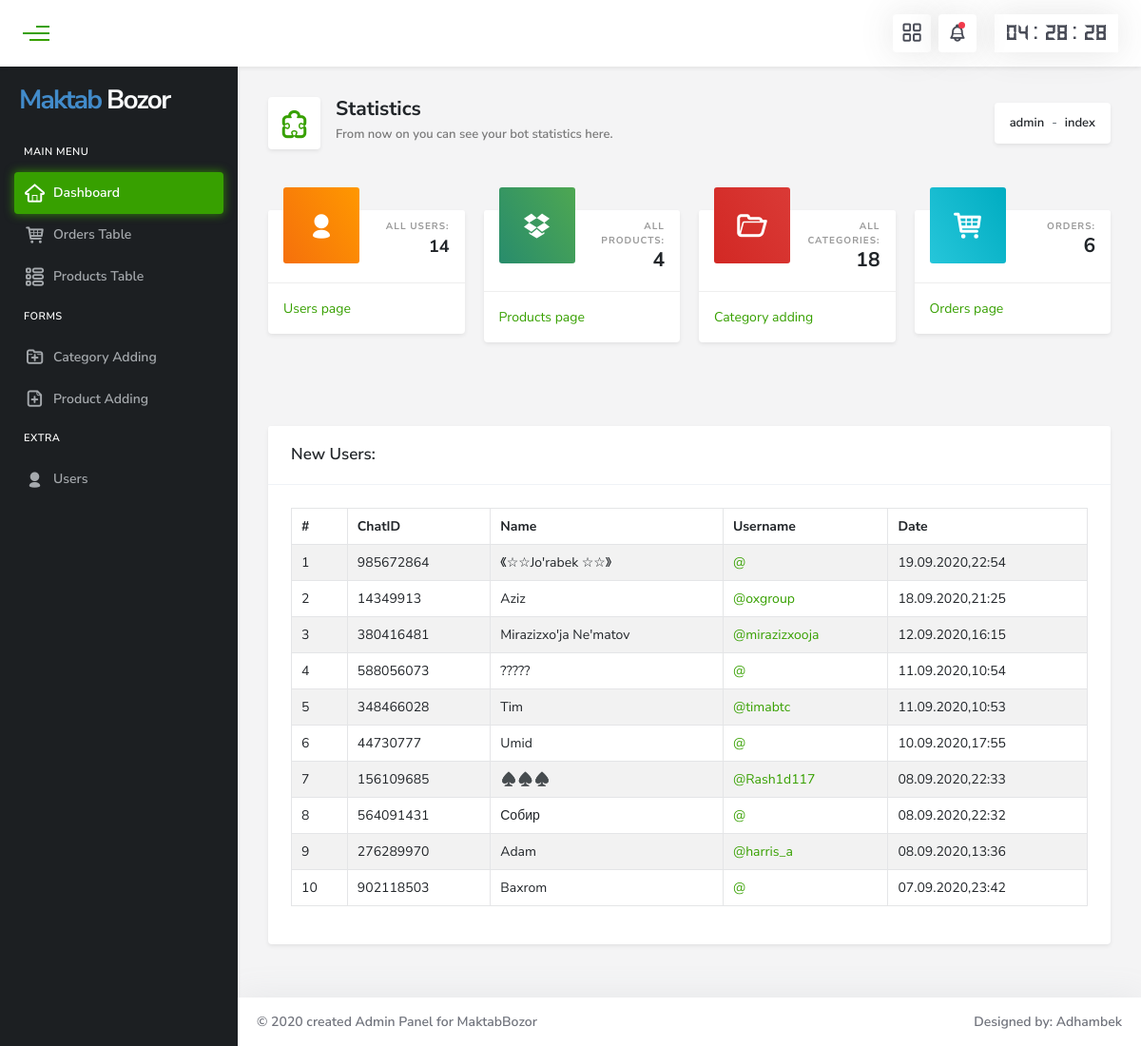
/admin/index (signed in), run on the app's committed database.
### tables this page shows
CREATE TABLE `profile` (
  `id` int(11) NOT NULL,
  `chat_id` int(30) NOT NULL,
  `username` varchar(300) NOT NULL,
  `first_name` varchar(300) NOT NULL,
  `date` varchar(30) NOT NULL
);

### admin/include/db_connect.php (called while the page is built, shortened)
<?php
class Database
{
    public $db;
    private $dbHost = DB_HOST;
    private $dbUsername = DB_USER;
    private $dbPassword = DB_PASS;
    private $dbName = DB_NAME;
    public function __construct()
    {
        if (!isset($this->db)) {
            try {
                $conn = new PDO("mysql:host=" . $this->dbHost . ";dbname=" . $this->dbName.";charset=utf8mb4", $this->dbUsername, $this->dbPassword);
                $conn->setAttribute(PDO::ATTR_ERRMODE, PDO::ERRMODE_EXCEPTION);
                $this->db = $conn;
            } catch (PDOException $e) {
                die("Failed to connect with MySQL: " . $e->getMessage());
            }
        }
    }
}

### admin/include/db_operations.php (called while the page is built, shortened)
<?php
class Operation extends Database
{
    public function selectbystatuscount($table, $status)
    {
        $sql = "SELECT COUNT(*) FROM " . $table . " WHERE status='$status'";
        $stmt = $this->db->query($sql);
        $rowtotal = $stmt->fetch();
        $count = array_shift($rowtotal);
        return $count;
    }
    public function countitem($table)
    {
        $sql = "SELECT COUNT(*) FROM " . $table;
        $stmt = $this->db->query($sql);
        $rowtotal = $stmt->fetch();
        $count = array_shift($rowtotal);
        return $count;
    }
    public function selectlimit($table, $order, $limit)
    {
        $sql = "SELECT * FROM " . $table . " ORDER BY " . $order . " DESC LIMIT " . $limit;
        return $stmt = $this->db->query($sql);
    }
}

### admin/index.php (the view, shortened to what this page needs)
<?php require_once 'include/db_connect.php';?>
<?php require_once 'include/db_operations.php';?>
<?php require_once 'include/function.php';?>
<!doctype html>
<html lang="en">
<head>
    <link href="assets/plugins/bootstrap/css/bootstrap.min.css" rel="stylesheet">
    <link href="assets/plugins/metisMenu/metisMenu.min.css" rel="stylesheet">
    <link href="assets/plugins/fontawesome/css/all.min.css" rel="stylesheet">
    <link href="assets/plugins/typicons/src/typicons.min.css" rel="stylesheet">
    <link href="assets/plugins/themify-icons/themify-icons.min.css" rel="stylesheet">
    <link href="assets/dist/css/style.css" rel="stylesheet">
</head>
<body>
<?php require_once 'page-section/header.php'?>
<div class="wrapper">
        <?php $page = 'dash';require_once 'page-section/sidebar.php'?>
        <div class="content-wrapper">
            <div class="main-content">
        <?php require_once 'page-section/header.php'?>
                <div class="content-header row align-items-center m-0">
                <nav aria-label="breadcrumb" class="col-sm-4 order-sm-last mb-3 mb-sm-0 p-0 ">
                        <ol class="breadcrumb d-inline-flex font-weight-600 fs-13 bg-white mb-0 float-sm-right">
                        </ol>
                    </nav>
                    <div class="col-sm-8 header-title p-0">
                        <div class="media">
                            <div class="header-icon text-success mr-3"><i class="typcn typcn-puzzle-outline"></i></div>
                            <div class="media-body">
                                <h1 class="font-weight-bold">Statistics</h1>
                                <small>From now on you can see your bot statistics here.</small>
                            </div>
                        </div>
                    </div>
                </div>
                <div class="body-content">
                <div class="row">
                            <div class="col-xl-3 col-lg-6 col-md-6 col-sm-6">
                                <div class="card card-stats statistic-box mb-4">
                                    <div class="card-header card-header-warning card-header-icon position-relative border-0 text-right px-3 py-0">
                                        <div class="card-icon d-flex align-items-center justify-content-center">
                                            <i class="typcn typcn-user "></i>
                                        </div>
                                        <p class="card-category text-uppercase fs-10 font-weight-bold text-muted">All users:</p>
                                        <?php
$obj = new Operation();
$user = $obj->countitem("profile");
$product = $obj->countitem("products");
$category = $obj->countitem("categories");
$order = $obj->selectbystatuscount("orderproduct", 1);
?>
                                        <h3 class="card-title fs-18 font-weight-bold"><?php echo $user; ?></h3>
                                    </div>
                                    <div class="card-footer p-3">
                                        <div class="stats">
                                            <a href="users" class="warning-link">Users page</a>
                                        </div>
                                    </div>
                                </div>
                            </div>
                            <div class="col-xl-3 col-lg-6 col-md-6 col-sm-6">
                                <div class="card card-stats statistic-box mb-4">
                                    <div class="card-header card-header-success card-header-icon position-relative border-0 text-right px-3 py-0">
                                        <div class="card-icon d-flex align-items-center justify-content-center">
                                            <i class="typcn typcn-dropbox"></i>
                                        </div>
                                        <p class="card-category text-uppercase fs-10 font-weight-bold text-muted">All products:</p>
                                        <h3 class="card-title fs-21 font-weight-bold"><?php echo $product; ?></h3>
                                    </div>
                                    <div class="card-footer p-3">
                                        <div class="stats">
                                            <a href="products" class="warning-link">Products page</a>
                                        </div>
                                    </div>
                                </div>
                            </div>
                            <div class="col-xl-3 col-lg-6 col-md-6 col-sm-6">
                                <div class="card card-stats statistic-box mb-4">
                                    <div class="card-header card-header-danger card-header-icon position-relative border-0 text-right px-3 py-0">
                                        <div class="card-icon d-flex align-items-center justify-content-center">
                                            <i class="typcn typcn-folder-open"></i>
                                        </div>
                                        <p class="card-category text-uppercase fs-10 font-weight-bold text-muted">All categories:</p>
                                        <h3 class="card-title fs-21 font-weight-bold"><?php echo $category; ?></h3>
                                    </div>
                                    <div class="card-footer p-3">
                                        <div class="stats">
                                            <a href="category" class="warning-link">Category adding</a>
                                        </div>
                                    </div>
                                </div>
                            </div>
                            <div class="col-xl-3 col-lg-6 col-md-6 col-sm-6">
                                <div class="card card-stats statistic-box mb-4">
                                    <div class="card-header card-header-info card-header-icon position-relative border-0 text-right px-3 py-0">
                                        <div class="card-icon d-flex align-items-center justify-content-center">
                                            <i class="typcn typcn-shopping-cart"></i>
                                        </div>
                                        <p class="card-category text-uppercase fs-10 font-weight-bold text-muted">Orders:</p>
                                        <h3 class="card-title fs-21 font-weight-bold"><?php echo $order; ?></h3>
                                    </div>
                                    <div class="card-footer p-3">
                                        <div class="stats">
                                            <a href="orders" class="warning-link">Orders page</a>
                                        </div>
                                    </div>
                                </div>
                            </div>
                        </div>
                </div>
                <div class="body-content">
                    <div class="card mb-4">
                        <div class="card-header">
                            <div class="d-flex justify-content-between align-items-center">
                                <div>
                                    <h6 class="fs-17 font-weight-600 mb-0">New Users:</h6>
                                </div>
                            </div>
                        </div>
                        <div class="card-body">
                   <div class="table-responsive">
                           <table id="example" class="table table-striped table-bordered" style="width:100%">
                                <thead>
                                    <tr>
                                        <th>#</th>
                                        <th>ChatID</th>
                                        <th>Name</th>
                                        <th>Username</th>
                                        <th>Date</th>
                                    </tr>
                                </thead>
                                <tbody>
                                <?php
$obj = new Operation();
$stmt = $obj->selectlimit("profile", "id", 10);
$num = 0;
while ($rows = $stmt->fetch()) {
    $chat_id = $rows["chat_id"];
    $username = $rows["username"];
    $first_name = $rows["first_name"];
    $date = $rows["date"];
    $num++;
    ?>
                                    <tr>
                                        <td><?php echo $num; ?></td>
                                        <td><?php echo $chat_id; ?></td>
                                        <td><?php echo $first_name; ?></td>
                                        <td><a href="https://t.me/<?php echo $username; ?>"><?php echo '@' . $username; ?></a></td>
                                        <td><?php echo $date ?></td>
                                    </tr>
                                    <?php }?>
                                </tbody>
                            </table>
</div>
                        </div>
                    </div>
                </div>
            </div>
        <?php require_once 'page-section/footer.php'?>
        </div>
    </div>
</body>
</html>

### data on the page
profile: chat "985672864", first_name "《☆☆Jo'rabek ☆☆》", date "19.09.2020,22:54"
profile: chat "14349913", first_name "Aziz", username "oxgroup", date "18.09.2020,21:25"
profile: chat "380416481", first_name "Mirazizxo'ja Ne'matov", username "mirazizxooja", date "12.09.2020,16:15"
profile: chat "588056073", first_name "?????", date "11.09.2020,10:54"
profile: chat "348466028", first_name "Tim", username "timabtc", date "11.09.2020,10:53"
profile: chat "44730777", first_name "Umid", date "10.09.2020,17:55"
profile: chat "156109685", first_name "♠️♠️♠️", username "Rash1d117", date "08.09.2020,22:33"
profile: chat "564091431", first_name "Собир", date "08.09.2020,22:32"
profile: chat "276289970", first_name "Adam", username "harris_a", date "08.09.2020,13:36"
profile: chat "902118503", first_name "Baxrom", date "07.09.2020,23:42"

### other printed values
$rep1 "admin"
$rep1 "index"
$user "14"
$product "4"
$category "18"
$order "6"
